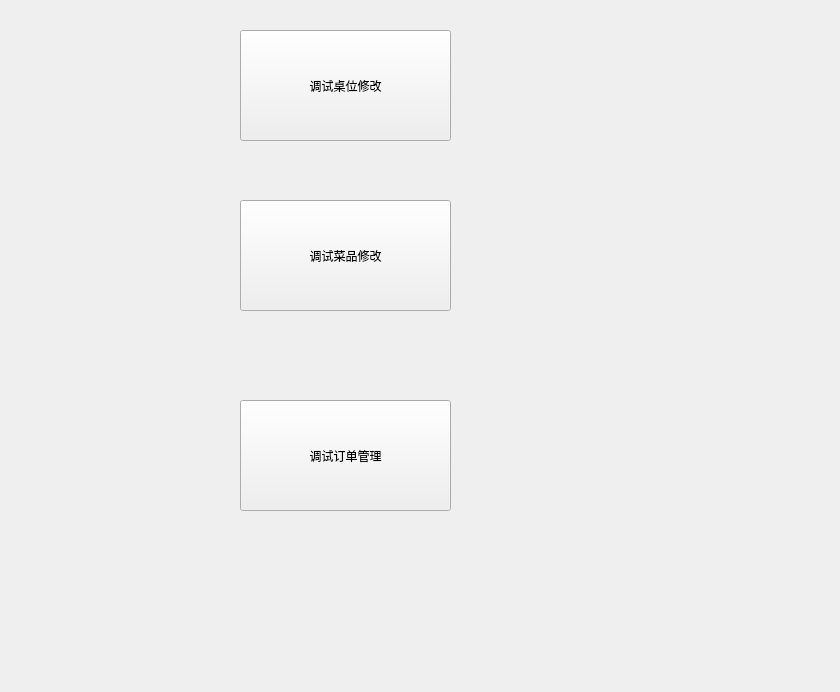
<?xml version="1.0" encoding="UTF-8"?>
<ui version="4.0">
 <class>manager_interface</class>
 <widget class="QWidget" name="manager_interface">
  <property name="geometry">
   <rect>
    <x>0</x>
    <y>0</y>
    <width>840</width>
    <height>692</height>
   </rect>
  </property>
  <property name="windowTitle">
   <string>Form</string>
  </property>
  <widget class="QPushButton" name="pushButton">
   <property name="geometry">
    <rect>
     <x>240</x>
     <y>30</y>
     <width>211</width>
     <height>111</height>
    </rect>
   </property>
   <property name="text">
    <string>调试桌位修改</string>
   </property>
  </widget>
  <widget class="QPushButton" name="pushButton_2">
   <property name="geometry">
    <rect>
     <x>240</x>
     <y>200</y>
     <width>211</width>
     <height>111</height>
    </rect>
   </property>
   <property name="text">
    <string>调试菜品修改</string>
   </property>
  </widget>
  <widget class="QPushButton" name="pushButton_3">
   <property name="geometry">
    <rect>
     <x>240</x>
     <y>400</y>
     <width>211</width>
     <height>111</height>
    </rect>
   </property>
   <property name="text">
    <string>调试订单管理</string>
   </property>
  </widget>
 </widget>
 <resources/>
 <connections/>
</ui>
